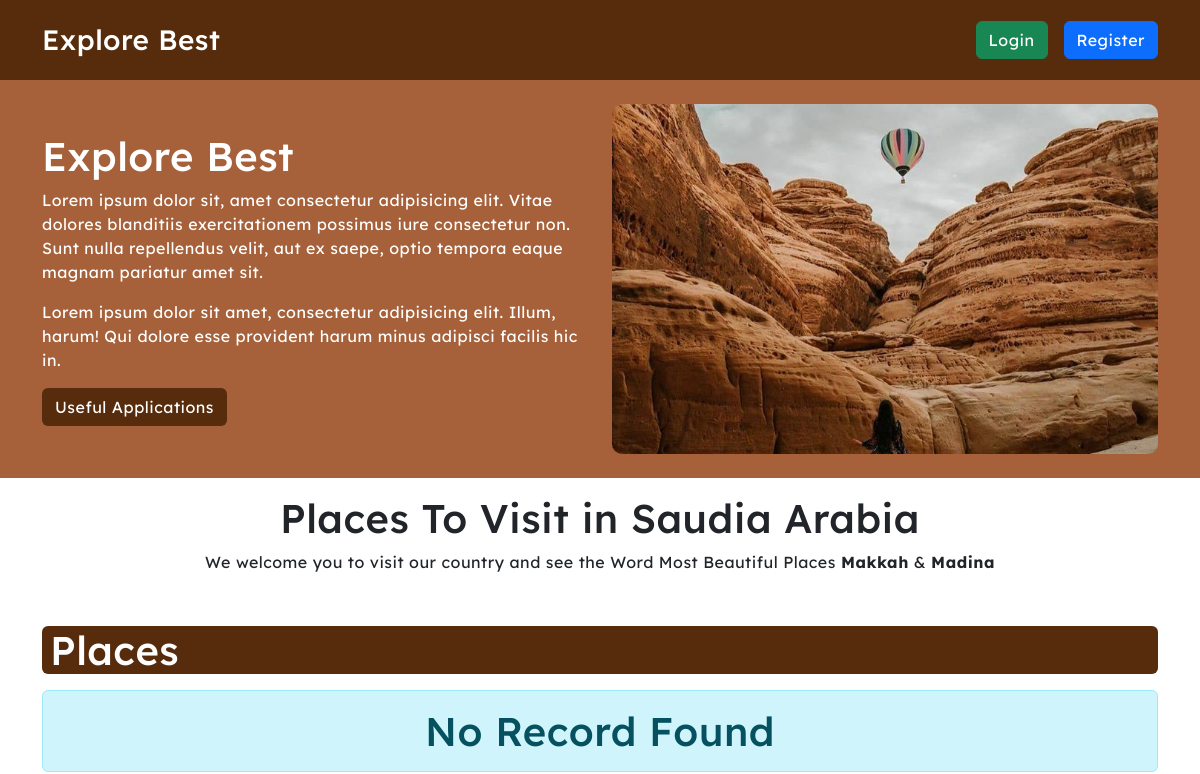
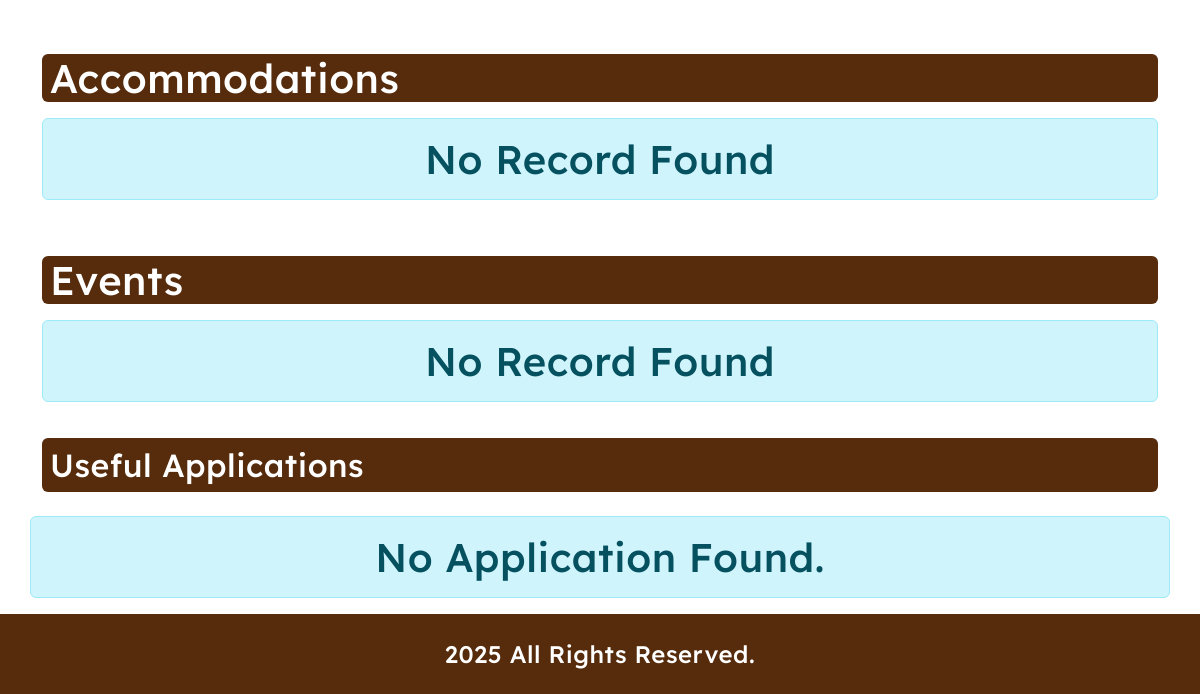
Before: / with the older database file (2 pictures, top to bottom).
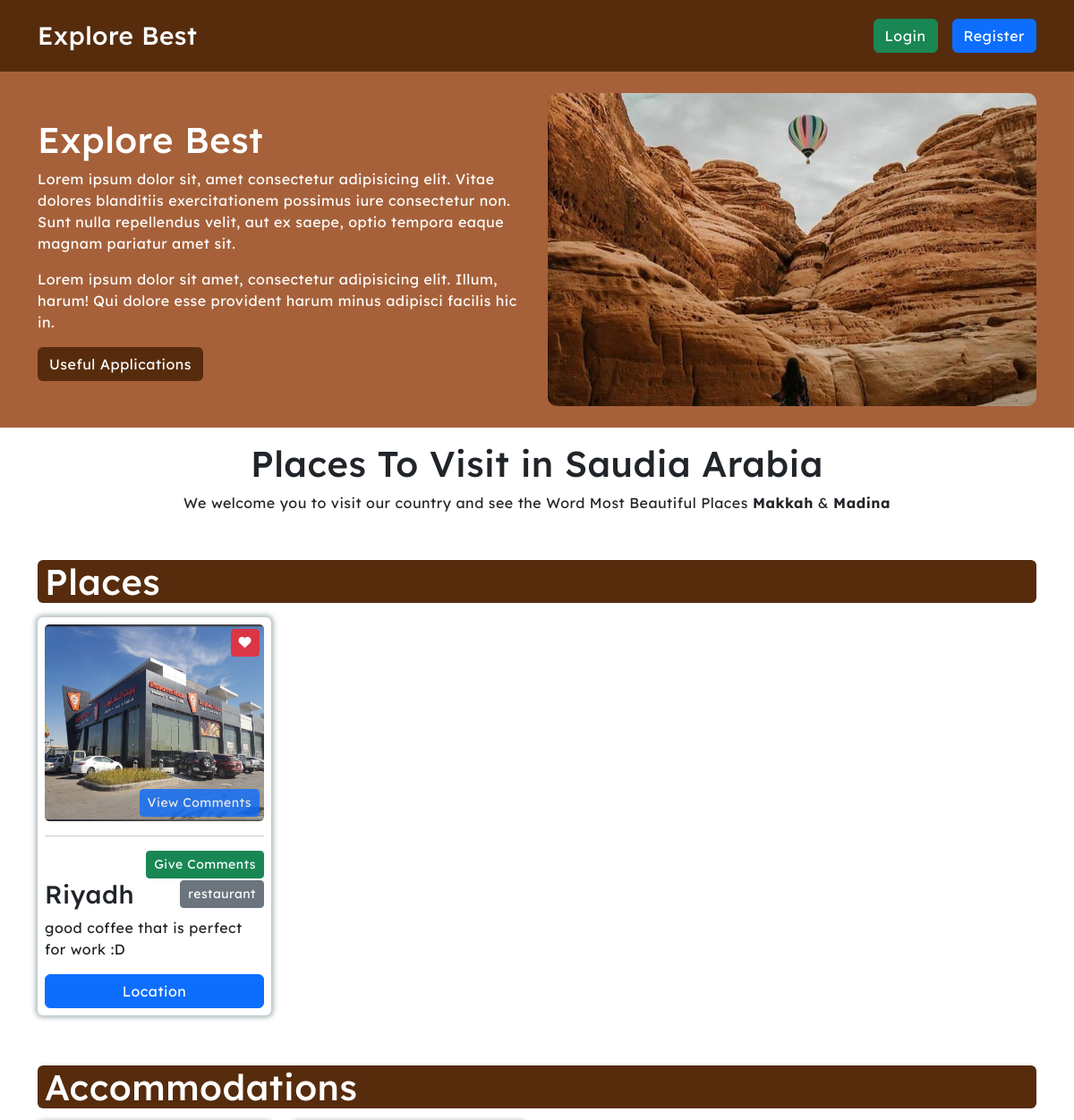
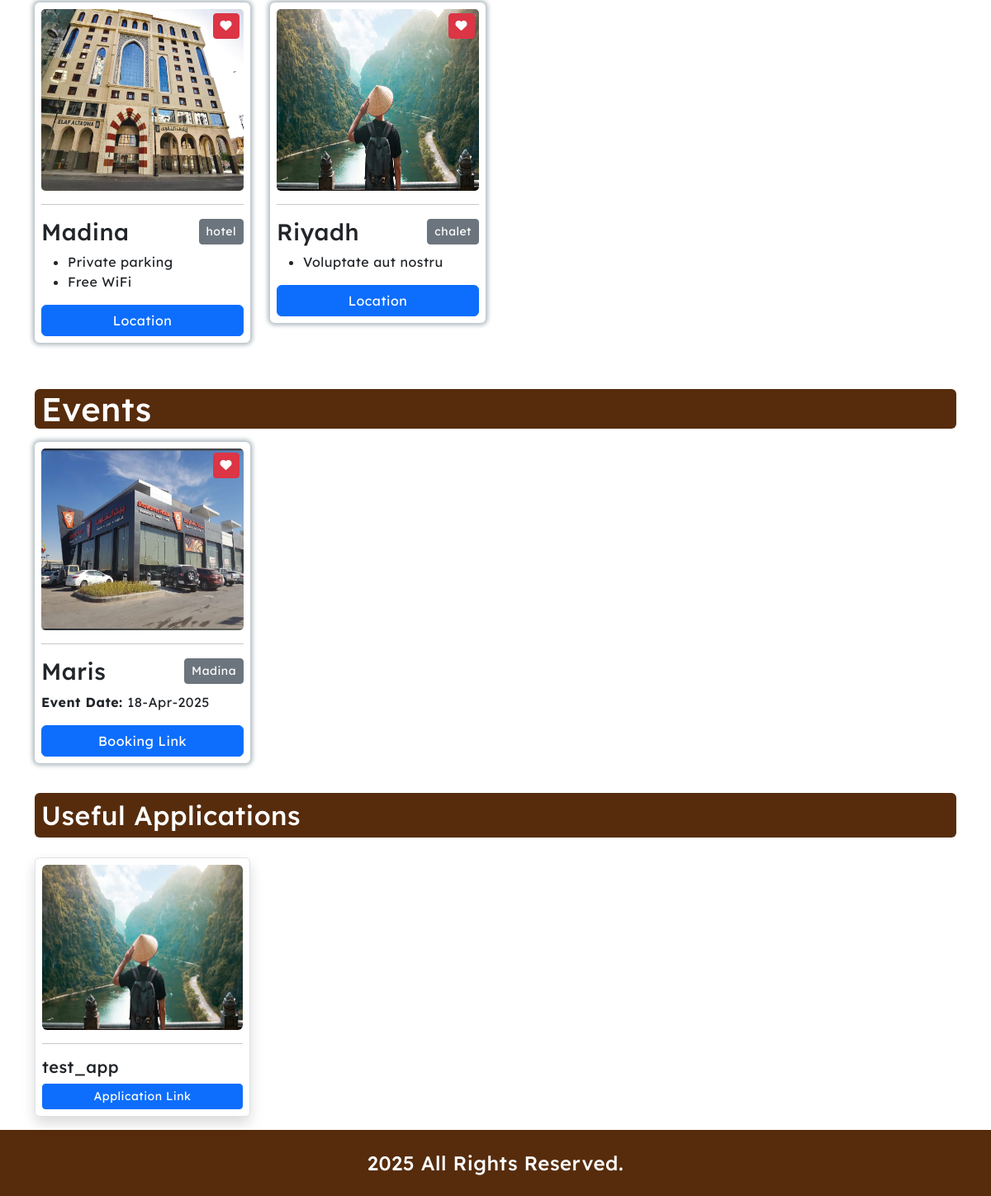
After: the same page with the newer database file (2 pictures, top to bottom).
### tables this page shows
CREATE TABLE `places` (
  `id` int(11) NOT NULL,
  `city_id` int(11) NOT NULL,
  `type` varchar(255) DEFAULT 'restaurant',
  `location` varchar(255) NOT NULL,
  `place_img` text DEFAULT NULL,
  `description` text NOT NULL,
  `u_id` int(11) NOT NULL,
  `status` enum('0','1') DEFAULT '0'
);

CREATE TABLE `cities` (
  `id` int(11) NOT NULL,
  `city_name` varchar(255) NOT NULL
);

CREATE TABLE `accommodation` (
  `id` int(11) NOT NULL,
  `city_id` int(11) NOT NULL,
  `type` varchar(255) NOT NULL DEFAULT 'hotel',
  `location` varchar(255) NOT NULL,
  `accommodation_image` text DEFAULT NULL,
  `services` text NOT NULL,
  `u_id` int(11) NOT NULL,
  `status` enum('0','1') DEFAULT '0'
);

CREATE TABLE `events` (
  `id` int(11) NOT NULL,
  `city_id` int(11) NOT NULL,
  `event_name` varchar(255) NOT NULL,
  `date` date DEFAULT NULL,
  `booking_link` varchar(255) DEFAULT NULL,
  `event_img` text DEFAULT NULL,
  `u_id` int(11) NOT NULL,
  `status` enum('0','1') NOT NULL DEFAULT '0'
);

CREATE TABLE `applications` (
  `id` int(11) NOT NULL,
  `title` varchar(255) NOT NULL,
  `link` varbinary(255) NOT NULL,
  `image` text NOT NULL
);

### core/database.php (called while the page is built, shortened)
<?php
function env($value)
{
      $env = dirname(__DIR__, 1) . '/.env';
      $core = parse_ini_file($env);
      return $core[$value];
}
$tailwind = env("TAILWIND");
require_once 'functions.php';

### core/functions.php (called while the page is built, shortened)
<?php
function isLoggedIn()
{
      return isset($_SESSION['user']) ? true : false;
}
            ?>

### home_sections.php (the view, shortened to what this page needs)
<section class="places">
    <div class="container">
        <div class="row">
            <div class="col-12">
                <h1 class="bg-primary-custom text-white rounded ps-2 mb-3">Places</h1>
            </div>
            <?php
            $places_Q = $db->query("CALL `get_places`()");
            if (mysqli_num_rows($places_Q) > 0) {
                while ($place_ = $places_Q->fetch_object()):
                    ?>
                    <div class="col-12 col-md-3 mb-3">
                        <div class="content position-relative bg-white p-2 rounded">
                            <div class="img">
                                <a href="./viewComments.php?place_id=<?= $place_->place_id ?>"
                                    class="btn btn-sm btn-primary btn-view-rating position-absolute">
                                    <span>View Comments</span>
                                </a>
                                <a href="#!" data-placeid="<?= $place_->place_id ?>"
                                    class="btn btn-sm btn-danger btn-add-fav btn-add-fav-place position-absolute">
                                    <i class="fas fa-heart"></i>
                                </a>
                                <img src="<?= $place_->place_img ?>" alt="restaurant">
                            </div>
                            <hr>
                            <a href="#!" data-id="<?= $place_->place_id ?>"
                                class="btn btn-sm btn-success btn-rating position-absolute" data-bs-toggle="modal"
                                data-bs-target="#addComment">
                                <span>Give Comments</span>
                            </a>
                            <div class="info d-flex align-items-center justify-content-between mt-5">
                                <h3><?= $place_->city_name ?></h3>
                                <h5 class="btn btn-sm btn-secondary"><?= $place_->type ?></h5>
                            </div>
                            <p>
                                <?= $place_->description ?>
                            </p>
                            <a href="<?= $place_->location ?>" target="_blank" class="btn btn-primary w-100">Location</a>
                        </div>
                    </div>
                <?php endwhile;
            } else { ?>
                <div class="col-12">
                    <h1 class="text-center alert alert-info">No Record Found</h1>
                </div>
            <?php }
            $db->next_result(); ?>
        </div>
    </div>
</section>
<section class="accommodations">
    <div class="container">
        <div class="row">
            <div class="col-12">
                <h1 class="bg-primary-custom text-white rounded ps-2 mb-3">Accommodations</h1>
            </div>
            <?php
            $acc_Q = $db->query("CALL `get_acc`()");
            if (mysqli_num_rows($acc_Q) > 0) {
                while ($acc_ = $acc_Q->fetch_object()):
                    $services = explode(",", $acc_->services);
                    ?>
                    <div class="col-12 col-md-3 mb-3">
                        <div class="content bg-white p-2 rounded">
                            <div class="img position-relative">
                                <a href="#!" data-acc="<?= $acc_->acc_id ?>"
                                    class="btn btn-sm btn-danger btn-add-fav btn-add-fav-acc position-absolute">
                                    <i class="fas fa-heart"></i>
                                </a>
                                <img src="<?= $acc_->acc_img ?>" alt="restaurant">
                            </div>
                            <hr>
                            <div class="info d-flex align-items-center justify-content-between">
                                <h3><?= $acc_->city_name ?></h3>
                                <h5 class="btn btn-sm btn-secondary"><?= $acc_->type ?></h5>
                            </div>
                            <ul>
                                <?php foreach ($services as $service) {
                                    echo '<li>' . $service . '</li>';
                                } ?>
                            </ul>
                            <a href="<?= $acc_->location ?>" target="_blank" class="btn btn-primary w-100">Location</a>
                        </div>
                    </div>
                <?php endwhile;
            } else { ?>
                <div class="col-12">
                    <h1 class="text-center alert alert-info">No Record Found</h1>
                </div>
            <?php }
            $db->next_result(); ?>
        </div>
    </div>
</section>
<section class="events">
    <div class="container">
        <div class="row">
            <div class="col-12">
                <h1 class="bg-primary-custom text-white rounded ps-2 mb-3">Events</h1>
            </div>
            <?php
            $event_Q = $db->query("CALL `get_events`()");
            if (mysqli_num_rows($event_Q) > 0) {
                while ($event_ = $event_Q->fetch_object()):
                    ?>
                    <div class="col-12 col-md-3 mb-3">
                        <div class="content bg-white p-2 rounded">
                            <div class="img position-relative">
                                <a href="#!" data-event="<?= $event_->event_id ?>"
                                    class="btn btn-sm btn-danger btn-add-fav btn-add-fav-event position-absolute">
                                    <i class="fas fa-heart"></i>
                                </a>
                                <img src="<?= $event_->event_img ?>" alt="restaurant">
                            </div>
                            <hr>
                            <div class="info d-flex align-items-center justify-content-between">
                                <h3><?= $event_->event_name ?></h3>
                                <h5 class="btn btn-sm btn-secondary"><?= $event_->city_name ?></h5>
                            </div>
                            <p>
                                <strong>Event Date: </strong>
                                <?= date('d-M-Y', strtotime($event_->date)) ?>
                            </p>
                            <a href="<?= $event_->booking_link ?>" target="_blank" class="btn btn-primary w-100">Booking
                                Link</a>
                        </div>
                    </div>
                <?php endwhile;
            } else { ?>
                <div class="col-12">
                    <h1 class="text-center alert alert-info">No Record Found</h1>
                </div>
            <?php }
            $db->next_result(); ?>
        </div>
    </div>
</section>
<section id="useful-apps" class="useful_apps">
    <div class="container">
        <div class="row">
            <div class="col-12 mb-3">
                <h2 class="bg-primary-custom text-white rounded p-2">Useful Applications</h2>
            </div>
            <?php $app_Q = $db->query("CALL `get_apps`()");
            if (mysqli_num_rows($app_Q) > 0):
                while ($app = mysqli_fetch_object($app_Q)):
                    ?>
                    <div class="col-12 col-md-3 mb-3">
                        <div class="content p-2 border rounded shadow">
                            <div class="img">
                                <img src="<?= $app->image ?>" height="200" width="300" class="rounded"
                                    alt="app-<?= $app->app_id ?>">
                            </div>
                            <hr>
                            <h5><?= $app->title ?></h5>
                            <a href="<?= $app->link ?>" class="btn btn-primary btn-sm w-100">Application Link</a>
                        </div>
                    </div>
                <?php endwhile; else: ?>
                <h1 class="text-center alert alert-info">No Application Found.</h1>
            <?php endif;
            $db->next_result(); ?>
        </div>
    </div>
</section>

### index.php (shortened to what this page needs)
<?php
require_once 'core/database.php';
?>
<!DOCTYPE html>
<html lang="en">
<head>
      <?php include_once 'includes/external_css.php'; ?>
</head>
<body id="home">
      <?php include_once 'includes/header.php'; ?>
      <main>
            <section class="hero d-flex align-items-center justify-content-center p-4">
                  <div class="container">
                        <div class="row">
                              <div class="col-12 col-md-6 d-flex align-items-center">
                                    <div class="content text-white">
                                          <h1>Explore Best</h1>
                                          <p>
                                                Lorem ipsum dolor sit, amet consectetur adipisicing elit. Vitae dolores
                                                blanditiis exercitationem possimus iure consectetur non. Sunt nulla
                                                repellendus velit, aut ex saepe, optio tempora eaque magnam pariatur
                                                amet sit.
                                          </p>
                                          <p>
                                                Lorem ipsum dolor sit amet, consectetur adipisicing elit. Illum, harum!
                                                Qui dolore esse provident harum minus adipisci facilis hic in.
                                          </p>
                                          <div class="btn-wrapper">
                                                <a href="#useful-apps" class="btn bg-primary-custom text-white">Useful
                                                      Applications</a>
                                          </div>
                                    </div>
                              </div>
                              <div class="col-12 col-md-6">
                                    <div class="bg-img" data-title="<?= env("TITLE") ?>">
                                          <img src="./img/bg_2.jpeg" alt="explore_bg">
                                    </div>
                              </div>
                        </div>
                  </div>
            </section>
            <div class="container my-3">
                  <div class="row">
                        <div class="col-12 text-center">
                              <h1>Places To Visit in Saudia Arabia</h1>
                              <p>We welcome you to visit our country and see the Word Most Beautiful Places
                                    <strong>Makkah</strong> & <strong>Madina</strong>
                              </p>
                        </div>
                  </div>
            </div>
            <?php include_once 'home_sections.php'; ?>
      </main>
      <?php include_once 'includes/footer.php'; ?>
</body>
</html>

### includes/external_css.php (shortened to what this page needs)
<?php
if ($tailwind === '1'):
      ?>
      <script src="https://cdn.tailwindcss.com"></script>
      <?php
else:
      ?>
      <link rel="stylesheet" href="https://cdnjs.cloudflare.com/ajax/libs/twitter-bootstrap/5.3.0/css/bootstrap.min.css">
      <link rel="stylesheet" href="https://cdn.datatables.net/2.2.2/css/dataTables.bootstrap5.css">
      <?php
endif; ?>
<link rel="stylesheet" href="https://cdnjs.cloudflare.com/ajax/libs/OwlCarousel2/2.3.4/assets/owl.carousel.min.css"
 />
<link rel="stylesheet" href="https://cdnjs.cloudflare.com/ajax/libs/font-awesome/6.7.2/css/all.min.css"
 />
<link rel="stylesheet" href="<?= env("SITE_URL") ?>css/style.min.css">

### includes/header.php
<header class="d-flex align-items-center">
      <div class="container d-flex align-items-center justify-content-between">
            <a href="<?= env("SITE_URL") ?>" class="text-decoration-none">
                  <h3 class="text-white mb-0"><?= env("TITLE") ?></h3>
            </a>
            <div class="buttons-wrapper d-flex gap-3">
                  <?php if (isLoggedIn()): ?>
                        <?php if ($userRole == "admin"): ?>
                              <a href="<?= env("SITE_URL") ?>adminDashboard.php" class="btn btn-primary">Dashboard</a>
                        <?php elseif ($userRole == 'local'): ?>
                              <a href="<?= env("SITE_URL") ?>localDashboard.php" class="btn btn-primary">Dashboard</a>
                        <?php else: ?>
                              <a href="<?= env(" SITE_URL") ?>touristDashboard.php" class="btn btn-primary">Dashboard</a>
                        <?php endif; ?>
                        <a href="<?= env("SITE_URL") ?>logout.php" class="btn btn-danger">Logout</a>
                  <?php else: ?>
                        <a href="<?= env("SITE_URL") ?>login.php" class="btn btn-success">Login</a>
                        <a href="<?= env("SITE_URL") ?>register.php" class="btn btn-primary">Register</a>
                  <?php endif; ?>
            </div>
      </div>
</header>

### includes/footer.php (shortened to what this page needs)
<footer class="d-flex align-items-center justify-content-center">
      <div class="container">
            <div class="row">
                  <div class="col-12">
                        <h4 class="text-center text-white mb-0"><?= date('Y') ?> All Rights Reserved.</h4>
                  </div>
            </div>
      </div>
</footer>
<div class="position-fixed bottom-0 end-0 p-3" style="z-index: 9999">
</div>

Changed rows visible on the page:
added places: place_img (picture), city.city_name "Riyadh", type "restaurant", description "good coffee that is perfect for work :D"
added accommodation: accommodation_image (picture), city.city_name "Madina", type "hotel", services "Private parking", services "Free WiFi", shown under "Accommodations"
added accommodation: accommodation_image (picture), city.city_name "Riyadh", type "chalet", services "Voluptate aut nostru"
added events: event_img (picture), event_name "Maris", city.city_name "Madina", date "18-Apr-2025"
added applications: image (picture), title "test_app"
Other visible differences:
text no longer shown: "No Record Found No Record Found No Record Found No Application Found."
